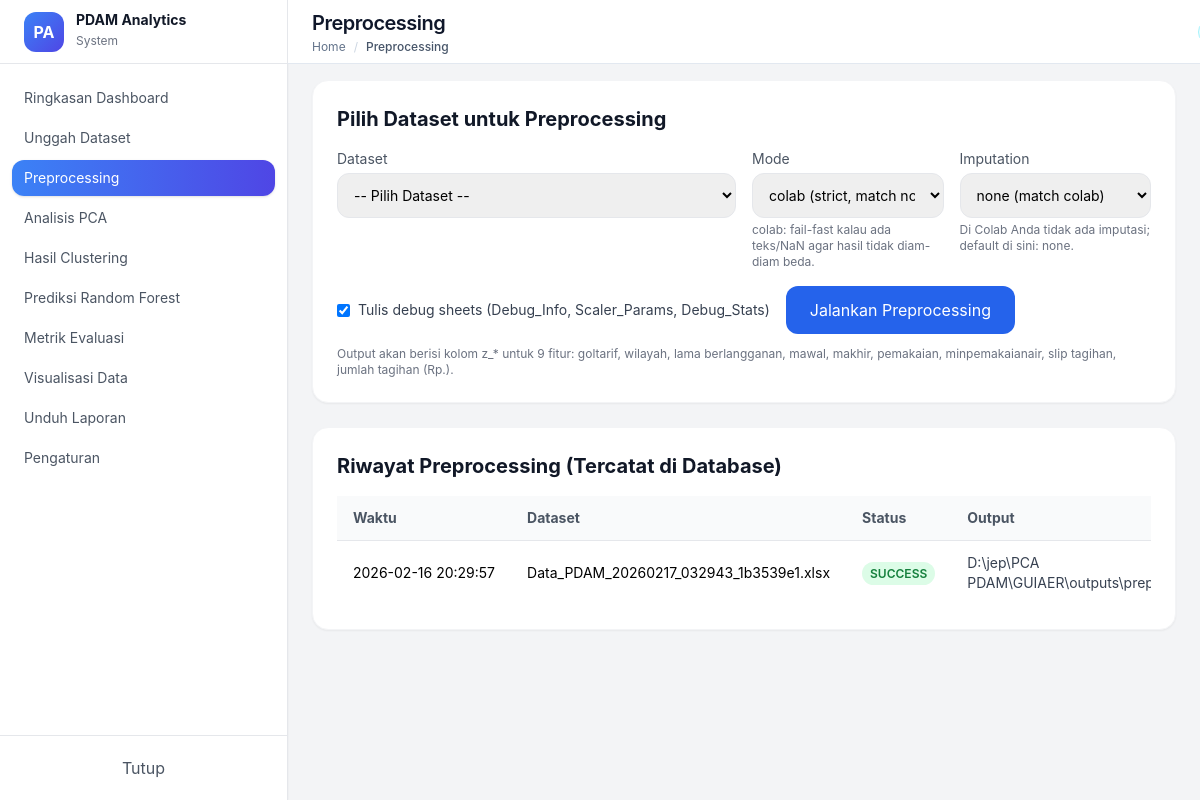
The page /preprocessing/ on the database as committed earlier.
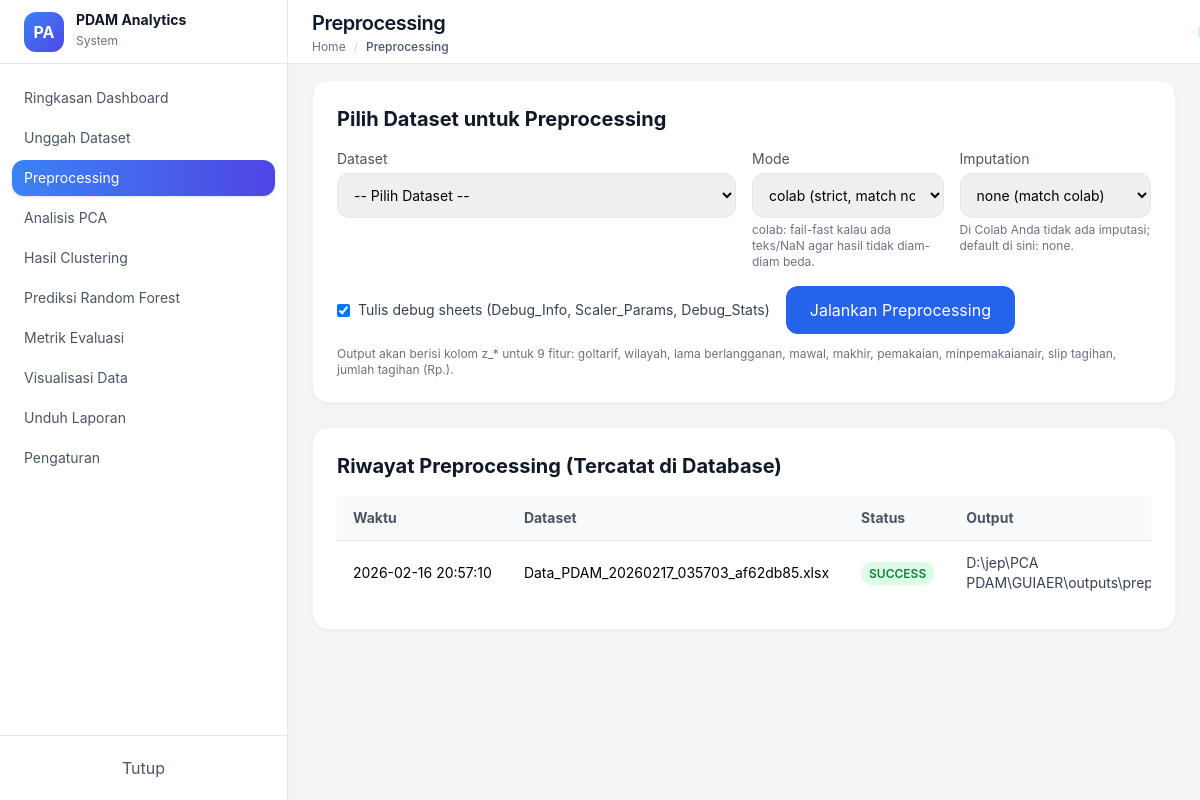
The same page on the database as committed later.
### models/pipeline_models.py (models this page shows)
class PreprocessRun(db.Model):
    __tablename__ = "preprocess_runs"
    id = db.Column(db.Integer, primary_key=True)
    dataset_id = db.Column(db.Integer, db.ForeignKey("datasets.id"), nullable=False, index=True)
    method = db.Column(db.String(50), default="standard_scaler")
    feature_columns = db.Column(db.JSON, nullable=False)        # list kolom yg distandarisasi
    imputation_strategy = db.Column(db.String(50), nullable=True)
    scaler_params = db.Column(db.JSON, nullable=True)           # mean/scale (opsional)
    output_path = db.Column(db.String(500), nullable=True)      # path output excel
    created_at = db.Column(db.DateTime, default=datetime.utcnow)
    status = db.Column(db.String(20), default="success")        # success/failed
    error_message = db.Column(db.Text, nullable=True)
    pca_runs = db.relationship(
        "PCARun", backref="preprocess_run", lazy=True, cascade="all, delete-orphan"
    )

### models/dataset.py (models this page shows, shortened)
class Dataset(db.Model):
    __tablename__ = "datasets"
    id = db.Column(db.Integer, primary_key=True)
    filename = db.Column(db.String(255), nullable=False, unique=True, index=True)
    filepath = db.Column(db.String(500), nullable=False)
    original_filename = db.Column(db.String(255), nullable=True)
    n_rows = db.Column(db.Integer, nullable=True)
    n_cols = db.Column(db.Integer, nullable=True)
    note = db.Column(db.Text, nullable=True)
    uploaded_at = db.Column(db.DateTime, default=datetime.utcnow)
    preprocess_runs = db.relationship(
        "PreprocessRun",
        backref="dataset",
        lazy=True,
        cascade="all, delete-orphan",
    )

### controllers/preprocessing_controller.py (the view, shortened to what this page needs)
@preprocessing_bp.route("/", methods=["GET", "POST"])
def index():
    datasets = Dataset.query.order_by(
        Dataset.uploaded_at.desc()
    ).all()
    preprocess_runs = PreprocessRun.query.order_by(
        PreprocessRun.created_at.desc()
    ).limit(20).all()
    return render_template(
        "pages/preprocessing.html",
        datasets=datasets,
        preprocess_runs=preprocess_runs
    )

### templates/pages/preprocessing.html (shortened to what the changed rows need)
{% extends "layouts.html" %}
{% block content %}
<div class="bg-white rounded-2xl shadow-sm border border-gray-100 p-6 mb-6">
    <h2 class="text-xl font-bold text-gray-900 mb-4">
        Pilih Dataset untuk Preprocessing
    </h2>
</div>
<div class="bg-white rounded-2xl shadow-sm border border-gray-100 p-6 mb-6">
    <h2 class="text-xl font-bold text-gray-900 mb-4">
        Riwayat Preprocessing (Tercatat di Database)
    </h2>
    {% if preprocess_runs and preprocess_runs|length > 0 %}
        <div class="overflow-x-auto">
            <table class="w-full border-collapse text-sm">
                <thead>
                    <tr class="bg-gray-50 text-left text-gray-600">
                        <th class="px-4 py-3">Waktu</th>
                        <th class="px-4 py-3">Dataset</th>
                        <th class="px-4 py-3">Status</th>
                        <th class="px-4 py-3">Output</th>
                    </tr>
                </thead>
                <tbody>
                    {% for run in preprocess_runs %}
                    <tr class="border-t">
                        <td class="px-4 py-3 whitespace-nowrap">
                            {{ run.created_at.strftime("%Y-%m-%d %H:%M:%S") if run.created_at else "-" }}
                        </td>
                        <td class="px-4 py-3">
                            {{ run.dataset.filename if run.dataset else ("Dataset ID " ~ run.dataset_id) }}
                        </td>
                        <td class="px-4 py-3">
                            {% if run.status == "success" %}
                                <span class="px-2 py-1 rounded-full bg-green-100 text-green-700 text-xs font-semibold">
                                    SUCCESS
                                </span>
                            {% else %}
                                <span class="px-2 py-1 rounded-full bg-red-100 text-red-700 text-xs font-semibold">
                                    FAILED
                                </span>
                            {% endif %}
                        </td>
                        <td class="px-4 py-3">
                            {% if run.output_path %}
                                <span class="text-gray-700">{{ run.output_path.split('/')[-1] }}</span>
                            {% else %}
                                <span class="text-gray-400">-</span>
                            {% endif %}
                        </td>
                    </tr>
                    {% endfor %}
                </tbody>
            </table>
        </div>
    {% else %}
        <p class="text-sm text-gray-500">Belum ada preprocessing run yang tersimpan.</p>
    {% endif %}
</div>
{% endblock %}

Rows that differ between the two databases and show on the page:
changed PreprocessRun "D:\\jep\\PCA…": created_at "2026-02-16 20:29:57" → "2026-02-16 20:57:10"; dataset "Data_PDAM_20260217_032943_1b3539e1.xlsx" → "Data_PDAM_20260217_035703_af62db85.xlsx"
